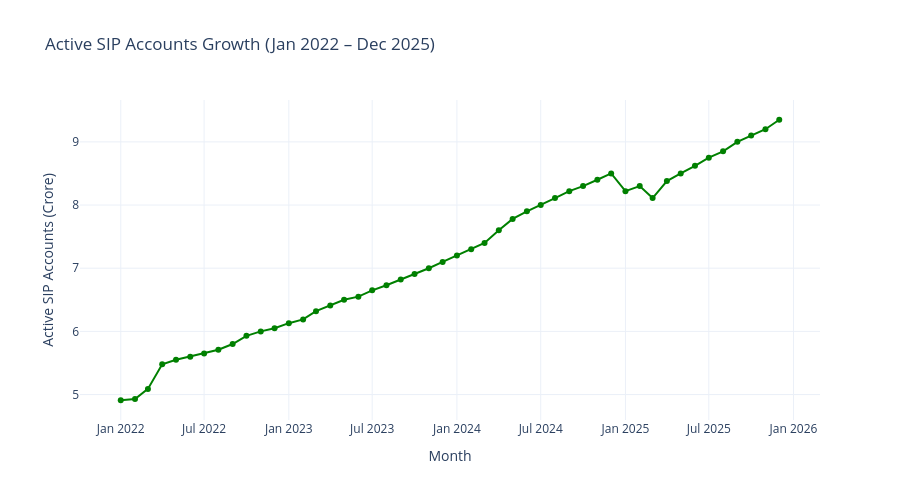

Notebook code cell kept with this figure:
### Markdown cell above
## EDA Finding 9 — Sector Allocation
Banking and Financial Services dominate equity fund portfolios, 
followed by IT and Pharma, reflecting fund managers' preference 
for large liquid sectors with consistent earnings visibility.  
*Refer: chart_09_sector_donut.png*

### Code cell
fig = px.line(
    sip_df,
    x="month",
    y="active_sip_accounts_crore",
    title="Active SIP Accounts Growth (Jan 2022 – Dec 2025)",
    labels={"month": "Month", "active_sip_accounts_crore": "Active SIP Accounts (Crore)"},
    markers=True
)

fig.update_traces(line=dict(color="green", width=2))
fig.update_layout(
    template="plotly_white",
    hovermode="x unified",
    height=500
)

fig.show()
fig.write_image(r"c:\Users\deepk\mf_analytics\charts\chart_10_active_sip_accounts.png", scale=2)

### Figure 1 — Plotly figure (JSON) as saved in the notebook; plotly's stock layout.template omitted (floating-point values rounded to 4 significant figures)
{"data": [{"hovertemplate": "Month=%{x}<br>Active SIP Accounts (Crore)=%{y}<extra></extra>", "legendgroup": "", "line": {"color": "green", "dash": "solid", "width": 2}, "marker": {"symbol": "circle"}, "mode": "lines+markers", "name": "", "orientation": "v", "showlegend": false, "type": "scatter", "x": ["2022-01-01T00:00:00", "2022-02-01T00:00:00", "2022-03-01T00:00:00", "2022-04-01T00:00:00", "2022-05-01T00:00:00", "2022-06-01T00:00:00", "2022-07-01T00:00:00", "2022-08-01T00:00:00", "2022-09-01T00:00:00", "2022-10-01T00:00:00", "2022-11-01T00:00:00", "2022-12-01T00:00:00", "2023-01-01T00:00:00", "2023-02-01T00:00:00", "2023-03-01T00:00:00", "2023-04-01T00:00:00", "2023-05-01T00:00:00", "2023-06-01T00:00:00", "2023-07-01T00:00:00", "2023-08-01T00:00:00", "2023-09-01T00:00:00", "2023-10-01T00:00:00", "2023-11-01T00:00:00", "2023-12-01T00:00:00", "2024-01-01T00:00:00", "2024-02-01T00:00:00", "2024-03-01T00:00:00", "2024-04-01T00:00:00", "2024-05-01T00:00:00", "2024-06-01T00:00:00", "2024-07-01T00:00:00", "2024-08-01T00:00:00", "2024-09-01T00:00:00", "2024-10-01T00:00:00", "2024-11-01T00:00:00", "2024-12-01T00:00:00", "2025-01-01T00:00:00", "2025-02-01T00:00:00", "2025-03-01T00:00:00", "2025-04-01T00:00:00", "2025-05-01T00:00:00", "2025-06-01T00:00:00", "2025-07-01T00:00:00", "2025-08-01T00:00:00", "2025-09-01T00:00:00", "2025-10-01T00:00:00", "2025-11-01T00:00:00", "2025-12-01T00:00:00"], "xaxis": "x", "y": [4.91, 4.93, 5.09, 5.48, 5.55, 5.6, 5.65, 5.71, 5.8, 5.93, 6.0, 6.05, 6.13, 6.19, 6.32, 6.41, 6.5, 6.55, 6.65, 6.73, 6.82, 6.91, 7.0, 7.1, 7.2, 7.3, 7.4, 7.6, 7.78, 7.9, 8.0, 8.11, 8.22, 8.3, 8.4, 8.5, 8.22, 8.3, 8.11, 8.38, 8.5, 8.62, 8.75, 8.85, 9.0, 9.1, 9.2, 9.35], "yaxis": "y"}], "layout": {"height": 500, "hovermode": "x unified", "legend": {"tracegroupgap": 0}, "title": {"text": "Active SIP Accounts Growth (Jan 2022 – Dec 2025)"}, "xaxis": {"anchor": "y", "domain": [0, 1], "title": {"text": "Month"}}, "yaxis": {"anchor": "x", "domain": [0, 1], "title": {"text": "Active SIP Accounts (Crore)"}}}}
